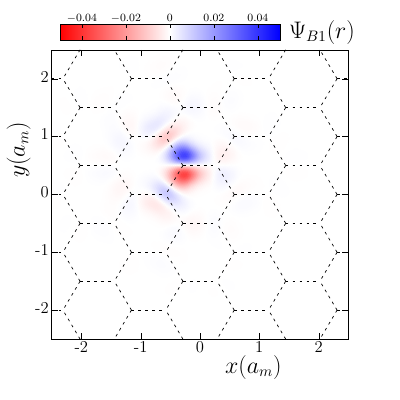

Write the gnuplot code that produced this figure.
set terminal epslatex size 4,4 standalone color colortext 8
set output 'Fig_WannierFunction.tex'

#####################


set xlabel '\fontsize{16}{60}\selectfont$x(a_{m})$'
set xlabel offset 8,0.4
set ylabel '\fontsize{16}{60}\selectfont$y(a_{m})$'
set ylabel offset 5,4

set key at 0.26,29
set key maxrows 8
set key spacing 1.5
set key width -1.7
set key samplen 1.0

#set label 2 '\fontsize{12}{60}\selectfont$$'
#set label 2 at 0.01,5

#set arrow 1 from 3.3,-1 to 3.3,15 nohead dt 4 lw 2 lc "black"
#set arrow 2 from 2.9,-1 to 2.9,20 nohead dt 4 lw 2 lc "black"


#set arrow 1 from 0.1,11.5 to 0.1,9.5
#set label 6 at 0.0155555,27.5
#set label 6 '\fontsize{12}{60}\selectfont $(c)$' front


set label 7 at 1.5,2.8
set label 7 '\fontsize{16}{60}\selectfont{$\Psi_{1}(r)$}'



set arrow 146 from -2.5,2.0 to -2.30940107564,2.0 nohead dt 2 lw 2 lc "black" front
set arrow 106 from -2.5,-2.0 to -2.30940107564,-2.0 nohead dt 2 lw 2 lc "black" front
set arrow 116 from -2.5,-1.0 to -2.30940107564,-1.0 nohead dt 2 lw 2 lc "black" front
set arrow 126 from -2.5,0 to -2.30940107564,0 nohead dt 2 lw 2 lc "black" front
set arrow 136 from -2.5,1.0 to -2.30940107564,1.0 nohead dt 2 lw 2 lc "black" front
set arrow 146 from -2.5,2.0 to -2.30940107564,2.0 nohead dt 2 lw 2 lc "black" front
set arrow 367 from -2.02072594132,2.5 to -2.309401075910,2.0 nohead dt 2 lw 2 lc "black" front
set arrow 537 from -2.02072594132,-2.5 to -2.309401075910,-2.0 nohead dt 2 lw 2 lc "black" front
set arrow 107 from -2.02072594132,-1.5 to -1.44337567214,-1.5 nohead dt 2 lw 2 lc "black" front
set arrow 327 from -2.02072594132,-1.5 to -2.309401075910,-2.0 nohead dt 2 lw 2 lc "black" front
set arrow 547 from -2.02072594132,-1.5 to -2.309401075910,-1.0 nohead dt 2 lw 2 lc "black" front
set arrow 117 from -2.02072594132,-.5 to -1.44337567214,-.5 nohead dt 2 lw 2 lc "black" front
set arrow 337 from -2.02072594132,-.5 to -2.309401075910,-1.0 nohead dt 2 lw 2 lc "black" front
set arrow 557 from -2.02072594132,-.5 to -2.309401075910,0 nohead dt 2 lw 2 lc "black" front
set arrow 127 from -2.02072594132,.5 to -1.44337567214,.5 nohead dt 2 lw 2 lc "black" front
set arrow 347 from -2.02072594132,.5 to -2.309401075910,0 nohead dt 2 lw 2 lc "black" front
set arrow 567 from -2.02072594132,.5 to -2.309401075910,1.0 nohead dt 2 lw 2 lc "black" front
set arrow 137 from -2.02072594132,1.5 to -1.44337567214,1.5 nohead dt 2 lw 2 lc "black" front
set arrow 357 from -2.02072594132,1.5 to -2.309401075910,1.0 nohead dt 2 lw 2 lc "black" front
set arrow 577 from -2.02072594132,1.5 to -2.309401075910,2.0 nohead dt 2 lw 2 lc "black" front
set arrow 367 from -2.02072594132,2.5 to -2.309401075910,2.0 nohead dt 2 lw 2 lc "black" front
set arrow 98 from -1.15470053782,-2.0 to -.57735026864,-2.0 nohead dt 2 lw 2 lc "black" front
set arrow 318 from -1.15470053782,-2.0 to -1.443375672410,-2.5 nohead dt 2 lw 2 lc "black" front
set arrow 538 from -1.15470053782,-2.0 to -1.443375672410,-1.5 nohead dt 2 lw 2 lc "black" front
set arrow 108 from -1.15470053782,-1.0 to -.57735026864,-1.0 nohead dt 2 lw 2 lc "black" front
set arrow 328 from -1.15470053782,-1.0 to -1.443375672410,-1.5 nohead dt 2 lw 2 lc "black" front
set arrow 548 from -1.15470053782,-1.0 to -1.443375672410,-.5 nohead dt 2 lw 2 lc "black" front
set arrow 118 from -1.15470053782,0 to -.57735026864,0 nohead dt 2 lw 2 lc "black" front
set arrow 338 from -1.15470053782,0 to -1.443375672410,-.5 nohead dt 2 lw 2 lc "black" front
set arrow 558 from -1.15470053782,0 to -1.443375672410,.5 nohead dt 2 lw 2 lc "black" front
set arrow 128 from -1.15470053782,1.0 to -.57735026864,1.0 nohead dt 2 lw 2 lc "black" front
set arrow 348 from -1.15470053782,1.0 to -1.443375672410,.5 nohead dt 2 lw 2 lc "black" front
set arrow 568 from -1.15470053782,1.0 to -1.443375672410,1.5 nohead dt 2 lw 2 lc "black" front
set arrow 138 from -1.15470053782,2.0 to -.57735026864,2.0 nohead dt 2 lw 2 lc "black" front
set arrow 358 from -1.15470053782,2.0 to -1.443375672410,1.5 nohead dt 2 lw 2 lc "black" front
set arrow 578 from -1.15470053782,2.0 to -1.443375672410,2.5 nohead dt 2 lw 2 lc "black" front
set arrow 529 from -.28867513432,-2.5 to -.577350268910,-2.0 nohead dt 2 lw 2 lc "black" front
set arrow 99 from -.28867513432,-1.5 to .28867513486,-1.5 nohead dt 2 lw 2 lc "black" front
set arrow 319 from -.28867513432,-1.5 to -.577350268910,-2.0 nohead dt 2 lw 2 lc "black" front
set arrow 539 from -.28867513432,-1.5 to -.577350268910,-1.0 nohead dt 2 lw 2 lc "black" front
set arrow 109 from -.28867513432,-.5 to .28867513486,-.5 nohead dt 2 lw 2 lc "black" front
set arrow 329 from -.28867513432,-.5 to -.577350268910,-1.0 nohead dt 2 lw 2 lc "black" front
set arrow 549 from -.28867513432,-.5 to -.577350268910,0 nohead dt 2 lw 2 lc "black" front
set arrow 119 from -.28867513432,.5 to .28867513486,.5 nohead dt 2 lw 2 lc "black" front
set arrow 339 from -.28867513432,.5 to -.577350268910,0 nohead dt 2 lw 2 lc "black" front
set arrow 559 from -.28867513432,.5 to -.577350268910,1.0 nohead dt 2 lw 2 lc "black" front
set arrow 129 from -.28867513432,1.5 to .28867513486,1.5 nohead dt 2 lw 2 lc "black" front
set arrow 349 from -.28867513432,1.5 to -.577350268910,1.0 nohead dt 2 lw 2 lc "black" front
set arrow 569 from -.28867513432,1.5 to -.577350268910,2.0 nohead dt 2 lw 2 lc "black" front
set arrow 359 from -.28867513432,2.5 to -.577350268910,2.0 nohead dt 2 lw 2 lc "black" front
set arrow 90 from .57735026918,-2.0 to 1.15470053836,-2.0 nohead dt 2 lw 2 lc "black" front
set arrow 310 from .57735026918,-2.0 to .288675134590,-2.5 nohead dt 2 lw 2 lc "black" front
set arrow 530 from .57735026918,-2.0 to .288675134590,-1.5 nohead dt 2 lw 2 lc "black" front
set arrow 100 from .57735026918,-1.0 to 1.15470053836,-1.0 nohead dt 2 lw 2 lc "black" front
set arrow 320 from .57735026918,-1.0 to .288675134590,-1.5 nohead dt 2 lw 2 lc "black" front
set arrow 540 from .57735026918,-1.0 to .288675134590,-.5 nohead dt 2 lw 2 lc "black" front
set arrow 110 from .57735026918,0 to 1.15470053836,0 nohead dt 2 lw 2 lc "black" front
set arrow 330 from .57735026918,0 to .288675134590,-.5 nohead dt 2 lw 2 lc "black" front
set arrow 550 from .57735026918,0 to .288675134590,.5 nohead dt 2 lw 2 lc "black" front
set arrow 120 from .57735026918,1.0 to 1.15470053836,1.0 nohead dt 2 lw 2 lc "black" front
set arrow 340 from .57735026918,1.0 to .288675134590,.5 nohead dt 2 lw 2 lc "black" front
set arrow 560 from .57735026918,1.0 to .288675134590,1.5 nohead dt 2 lw 2 lc "black" front
set arrow 130 from .57735026918,2.0 to 1.15470053836,2.0 nohead dt 2 lw 2 lc "black" front
set arrow 350 from .57735026918,2.0 to .288675134590,1.5 nohead dt 2 lw 2 lc "black" front
set arrow 570 from .57735026918,2.0 to .288675134590,2.5 nohead dt 2 lw 2 lc "black" front
set arrow 521 from 1.44337567268,-2.5 to 1.154700538090,-2.0 nohead dt 2 lw 2 lc "black" front
set arrow 91 from 1.44337567268,-1.5 to 2.02072594186,-1.5 nohead dt 2 lw 2 lc "black" front
set arrow 311 from 1.44337567268,-1.5 to 1.154700538090,-2.0 nohead dt 2 lw 2 lc "black" front
set arrow 531 from 1.44337567268,-1.5 to 1.154700538090,-1.0 nohead dt 2 lw 2 lc "black" front
set arrow 101 from 1.44337567268,-.5 to 2.02072594186,-.5 nohead dt 2 lw 2 lc "black" front
set arrow 321 from 1.44337567268,-.5 to 1.154700538090,-1.0 nohead dt 2 lw 2 lc "black" front
set arrow 541 from 1.44337567268,-.5 to 1.154700538090,0 nohead dt 2 lw 2 lc "black" front
set arrow 111 from 1.44337567268,.5 to 2.02072594186,.5 nohead dt 2 lw 2 lc "black" front
set arrow 331 from 1.44337567268,.5 to 1.154700538090,0 nohead dt 2 lw 2 lc "black" front
set arrow 551 from 1.44337567268,.5 to 1.154700538090,1.0 nohead dt 2 lw 2 lc "black" front
set arrow 121 from 1.44337567268,1.5 to 2.02072594186,1.5 nohead dt 2 lw 2 lc "black" front
set arrow 341 from 1.44337567268,1.5 to 1.154700538090,1.0 nohead dt 2 lw 2 lc "black" front
set arrow 561 from 1.44337567268,1.5 to 1.154700538090,2.0 nohead dt 2 lw 2 lc "black" front
set arrow 351 from 1.44337567268,2.5 to 1.154700538090,2.0 nohead dt 2 lw 2 lc "black" front
set arrow 82 from 2.30940107618,-2.0 to 2.5,-2.0 nohead dt 2 lw 2 lc "black" front
set arrow 302 from 2.30940107618,-2.0 to 2.020725941590,-2.5 nohead dt 2 lw 2 lc "black" front
set arrow 522 from 2.30940107618,-2.0 to 2.020725941590,-1.5 nohead dt 2 lw 2 lc "black" front
set arrow 92 from 2.30940107618,-1.0 to 2.5,-1.0 nohead dt 2 lw 2 lc "black" front
set arrow 312 from 2.30940107618,-1.0 to 2.020725941590,-1.5 nohead dt 2 lw 2 lc "black" front
set arrow 532 from 2.30940107618,-1.0 to 2.020725941590,-.5 nohead dt 2 lw 2 lc "black" front
set arrow 102 from 2.30940107618,0 to 2.5,0 nohead dt 2 lw 2 lc "black" front
set arrow 322 from 2.30940107618,0 to 2.020725941590,-.5 nohead dt 2 lw 2 lc "black" front
set arrow 542 from 2.30940107618,0 to 2.020725941590,.5 nohead dt 2 lw 2 lc "black" front
set arrow 112 from 2.30940107618,1.0 to 2.5,1.0 nohead dt 2 lw 2 lc "black" front
set arrow 332 from 2.30940107618,1.0 to 2.020725941590,.5 nohead dt 2 lw 2 lc "black" front
set arrow 552 from 2.30940107618,1.0 to 2.020725941590,1.5 nohead dt 2 lw 2 lc "black" front
set arrow 122 from 2.30940107618,2.0 to 2.5,2.0 nohead dt 2 lw 2 lc "black" front
set arrow 342 from 2.30940107618,2.0 to 2.020725941590,1.5 nohead dt 2 lw 2 lc "black" front
set arrow 562 from 2.30940107618,2.0 to 2.020725941590,2.5 nohead dt 2 lw 2 lc "black" front



set xtics offset 0,0.5
set ytics offset 1.0,0


set ytics ( '\fontsize{12}{60}\selectfont-$2$' -2 , '\fontsize{12}{60}\selectfont-$1$'-1 ,'\fontsize{12}{60}\selectfont$0$' 0  ,'\fontsize{12}{60}\selectfont$1$' 1, '\fontsize{12}{60}\selectfont$2$' 2)
set xtics ( '\fontsize{12}{60}\selectfont-$2$' -2 , '\fontsize{12}{60}\selectfont-$1$'-1 ,'\fontsize{12}{60}\selectfont$0$' 0  ,'\fontsize{12}{60}\selectfont$1$' 1, '\fontsize{12}{60}\selectfont$2$' 2)
#set ytics offset 0.7

set xr [-2.5:2.5]
set yr [-2.5:2.5]

set pm3d map
set pm3d corners2color c1
#set palette define (0.0 "#5082FF",  0.78 "white", 0.91 "#FF7050", 0.97 "#FFCF50",  1.0 "#FFF250")

set palette define (0.0 "red", 0.5 "white", 1.0 "blue")
#set arrow 1 from .577350269,0 to 1.15470053837,0 nohead dt 1 lw 1 lc "black" front
#set arrow 2 from .577350269,0 to .577350269,1 nohead dt 1 lw 1 lc "black" front
#set arrow 3 from .577350269,0 to 1.44337567278,0.5 nohead dt 1 lw 1 lc "black" front

set colorbox horizontal
set colorbox user origin 0.15,0.9 size 0.55,0.04
unset cbtics
set cbtics offset 0,2.9

#set cbtics ('\fontsize{8}{60}\selectfont-$300$' -300,'\fontsize{8}{60}\selectfont-$200$' -200 ,'\fontsize{8}{60}\selectfont-$100$' -100,   '\fontsize{8}{60}\selectfont$0$' 0, '\fontsize{8}{60}\selectfont$100$' 100 )

set cbr [-0.06:0.06]
sp "Wannier_functions_band1.txt" u 6:7:8 w pm3d ti ""





########################

